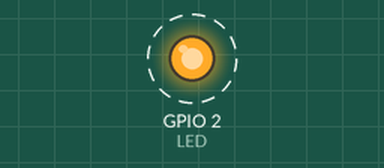
A program run on a simulated ESP32. On the bench: output pins drawn as LEDs (lit = HIGH). Dashed ring = blinking. What the program prints to the serial monitor is not drawn.

Above: at 0.2 s.
Timing chart, 0 to 3.0 s (numbered marks = the images above):
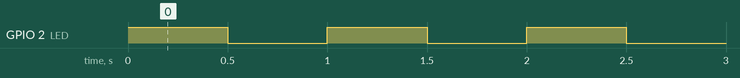

Measured:
- by itself, GPIO 2 (LED): alternates HIGH for 0.50 s and LOW for 0.50 s

The program:

main.cpp
```cpp
/*******************************************************************************
   Título:      TCC  Engenharia Mecatrônica.

   Descrição:   C L P   ---  I H M

   Processador: ROBOCORE  DEVKIV1


   Desenvolvido: MRPRO Tecnologia e Automação

   Autor: Tecnologo. Marcelo Rodrigues     Crea

   Data de Inicio: 21/07/2023     Versão:   2023.1.1


   Nome do Arquivo:


*******************************************************************************/
/* ============================================================================

                                       _
                                      / \
                                     |oo >
                                     _\=/_
                    ___         #   /  _  \   #
                   /<> \         \\//|/.\|\\//
                 _|_____|_        \/  \_/  \/
                | | === | |          |\ /|
                |_|  0  |_|          \_ _/
                 ||  0  ||           | | |
                 ||__*__||           | | |
                |* \___/ *|          []|[]
                /=\ /=\ /=\          | | |
________________[_]_[_]_[_]_________/_]_[_\_____________________________________

==============================================================================*/


/******************************************************************************/

 #include "Config_ESP32.h"


void setup() {

 config_mcu();

}

void loop() {

   teste_LED();

}
```

Config_ESP32.h
```cpp
/*********************Função que configura Pinos do MCU*************************

                       configuração para ESP32
*******************************************************************************/
/******************************************************************************/
                    /* Arquivos de inclusão */
#ifndef Config_ESP32_h_
#define Config_ESP32_h_


// ======================================================================================================
// --- Protótipo das Funções ---


void config_mcu ();
void teste_LED();


#endif
```

Config_ESP32.cpp
```cpp
/*********************Função que configura Pinos do MCU*************************

                       configuração para ESP32

*******************************************************************************/
/******************************************************************************/
                    /* Arquivos de inclusão */

#include <Arduino.h>
#include <SPI.h>
#include <Wire.h>

/*Biblioteca FreeRTOS*/
#include "freertos/FreeRTOS.h"
#include "freertos/task.h"

#include <Adafruit_BusIO_Register.h>
#include <Adafruit_Sensor.h>
#include <Adafruit_GFX.h>
#include <Adafruit_SSD1306.h>


#include "Config_ESP32.h"


     #define LED 2


// ======================================================================================================
// --- Função de inicialização do Display ---
// ======================================================================================================
// --- Objetos ---
 void config_mcu()

 {

      pinMode(LED,OUTPUT);
     Serial.begin(115200);


 }


 void teste_LED()
 {

  digitalWrite(LED,HIGH);
  delay(500);
  digitalWrite(LED,LOW);
  delay(500);
  Serial.println("OI");


 }
```
